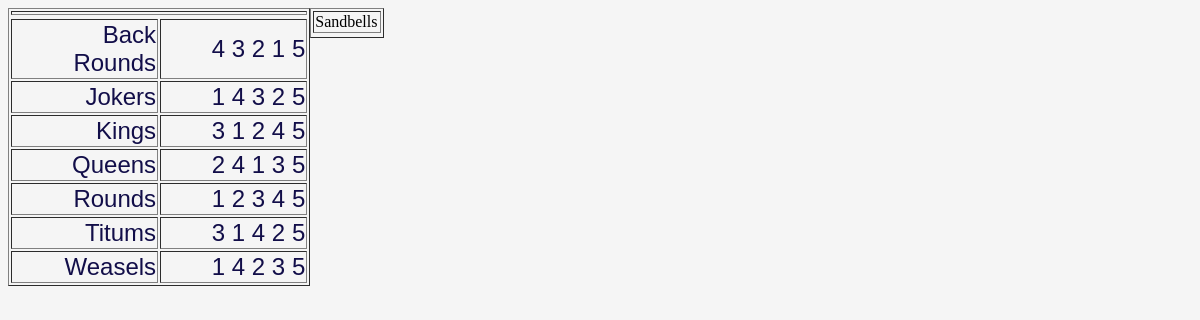
Page /pattern/5/ on the committed database.
### bells/models.py (models this page shows, shortened)
class Pattern(models.Model):
    name = models.CharField(max_length=200)
    pub_date = models.DateTimeField(auto_now=True)
    history = models.TextField(blank=True)
    pattern = models.CharField(max_length=100, blank=True, unique=True)
    order = models.SmallIntegerField(help_text="Ordering of patterns rounds should explicitly be 0",
                                      default=100)
    number = models.SmallIntegerField(editable=False, help_text ="Bells in Pattern (calculated)", default=0)
    count = models.SmallIntegerField(help_text="Number of changes in pattern", null=True,)
    enable = models.BooleanField(help_text="Enable this Pattern", default = True)
    class Meta:
        ordering = ["order"]

### bells/views.py (the view)
# urls.py: path('pattern/<int:number>/', views.pattern_list, name = 'patterns_list'),
def pattern_list(request, number):
    patterns = Pattern.objects.filter(number=number, order__lt=200).order_by('name')
    context = {
        'patterns' : patterns
    }
    return render(request, 'bells/portrait_list.html', context)

### bells/templates/bells/portrait_list.html (shortened to what this page needs)
{% load static %}
<!DOCTYPE html>
<html>
<head>
<link rel="stylesheet" href="{% static "bells/style.css" %}">
{%block body%}
<div class="body">
    <table border="1" width= "100%">
        <th class="changeheader" colspan="4">
        </th>
        {% for line in patterns %}
            <tr class="patternname">
                <td class="patternname">{{line.name}}</td>
                <td class="patternname">
                    {% for char in line.pattern %}
                        <span class="charfrom
                        ">{{char}}</span>
                    {% endfor%}
                </td>
            </tr>
        {% endfor %}
        </table>
</div>
{% endblock body%}
{%block footer%}
<div class="footer">
    <table border="1" width= "100%">
        <td><div class="branding shadow">Sandbells</div></td>
    </table>
</div>
{% endblock footer%}
</body>
</html>

### bells/static/bells/style.css (style rules this page uses)
html, body { display: flex; background-color: whitesmoke; }
.branding { float: right; margin-right: 2px; }
.patternname { font-family: Arial, Helvetica, sans-serif; font-size: x-large; color: rgb(18, 14, 73); text-align: right; width:45%; text-indent:25px; margin-right: 25px; }
.changeheader { font-size:xx-large; }

### rows in the picture
Pattern: name "Back Rounds", pattern "4" "3" "2" "1" "5"
Pattern: name "Jokers", pattern "1" "4" "3" "2" "5"
Pattern: name "Kings", pattern "3" "1" "2" "4" "5"
Pattern: name "Queens", pattern "2" "4" "1" "3" "5"
Pattern: name "Rounds", pattern "1" "2" "3" "4" "5"
Pattern: name "Titums", pattern "3" "1" "4" "2" "5"
Pattern: name "Weasels", pattern "1" "4" "2" "3" "5"
